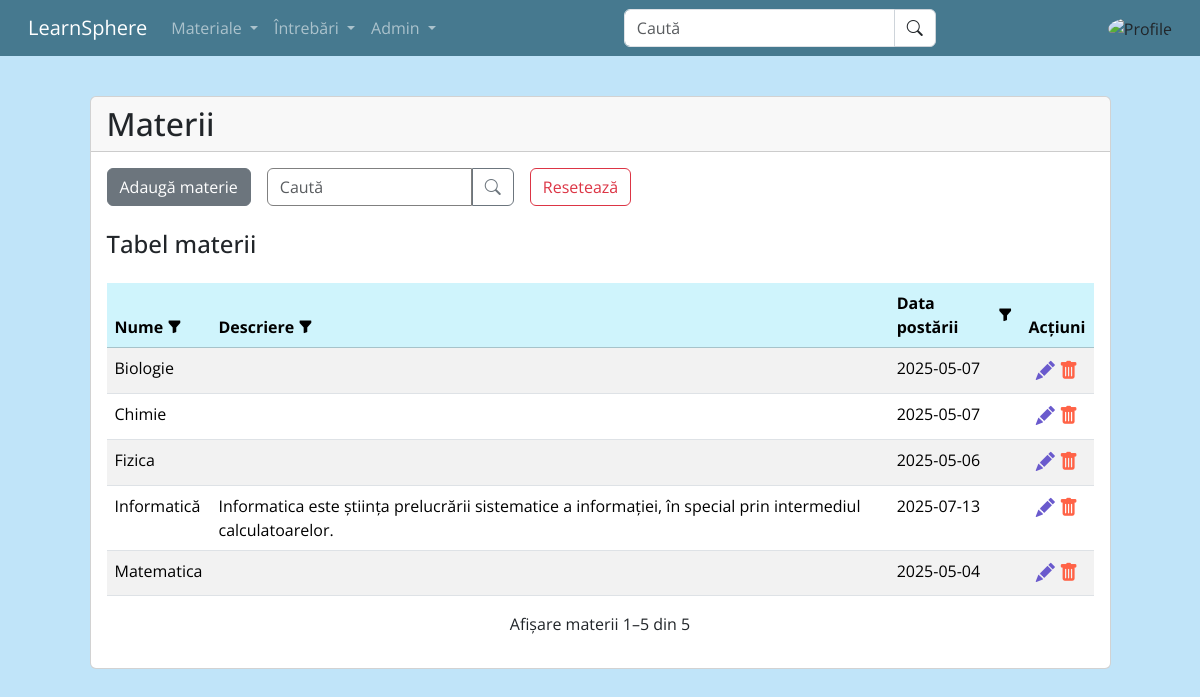
/admin/materii.php (signed in), run on the app's committed database.
### tables this page shows
CREATE TABLE `materii` (
  `materiiID` int(11) NOT NULL,
  `nume` varchar(255) NOT NULL,
  `descriere` varchar(255) DEFAULT NULL,
  `dataPostarii` date NOT NULL
);

### admin/materii.php (the view, shortened to what this page needs)
<?php
require_once(__DIR__ . "/../config.php");
?>
<!DOCTYPE html>
<html lang="en">
<head>
    <?php
    file_exists(__DIR__ . "/../module/head.php") ?
        require_once __DIR__ . "/../module/head.php" :
        die("Fisierul head nu a fost gasit!");
    ?>
    <link rel="stylesheet" href="../assets/stiluriAdmin.css">
</head>
<body>
    <?php
    file_exists(__DIR__ . "/../module/meniu.php") ?
        require_once __DIR__ . "/../module/meniu.php" :
        die("Fisierul meniu nu a fost gasit!");
    ?>
    <div class="container mt-5">
        <div class="row justify-content-center">
            <div class="col-lg-11">
                <div class="card">
                    <h2 class="card-header">Materii</h2>
                    <div class="card-body">
                        <div style="display: flex;">
                            <button type="button" class="btn btn-secondary" data-bs-toggle="modal"
                                data-bs-target="#modal_adauga_materie">
                                Adaugă materie
                            </button>
                            <form class="d-flex" role="search" method="GET" style="margin-left: 1rem;">
                                <input class="form-control searchBar" type="search" name="search" placeholder="Caută" aria-label="Search" style="border-color:gray"
                                    value="<?= isset($_GET['search']) ? htmlspecialchars($_GET['search']) : '' ?>">
                                <button class="btn btn-outline-secondary searchBtn" type="submit">
                                    <i class="bi bi-search"></i>
                                </button>
                                <a href="<?= strtok($_SERVER["REQUEST_URI"], '?') ?>" class="btn btn-outline-danger ms-3">Resetează</a>
                            </form>
                        </div>
                        <h4 class="card-title mt-4">Tabel materii</h4>
                        <table class="table mt-4 table-striped" id="tabel_utilizatori">
                            <?php
                            function sortLink($label, $column, $currentSort, $currentOrder)
                            {
                                if ($currentSort === $column) {
                                    $icon = $currentOrder === 'ASC'
                                        ? '<i class="bi bi-caret-up-fill ms-1"></i>'
                                        : '<i class="bi bi-caret-down-fill ms-1"></i>';
                                } else {
                                    $icon = '<i class="bi bi-funnel-fill"></i>';
                                }
                                $newOrder = ($currentSort === $column && $currentOrder === 'ASC') ? 'desc' : 'asc';
                                $query = http_build_query(array_merge($_GET, ['sort' => $column, 'order' => $newOrder]));
                                return "<a href='?{$query}' class='sort-header' title='Sortează după {$label}'>{$label} {$icon}</a>";
                            }
                            ?>
                            <?php
                            $allowedSortColumns = ['nume', 'descriere', 'dataPostarii'];
                            $sort = isset($_GET['sort']) && in_array($_GET['sort'], $allowedSortColumns) ? $_GET['sort'] : 'userID';
                            $order = (isset($_GET['order']) && strtolower($_GET['order']) === 'desc') ? 'DESC' : 'ASC';
                            ?>
                            <thead>
                                <tr class="table-info">
                                    <th><?= sortLink('Nume', 'nume', $sort, $order) ?></th>
                                    <th><?= sortLink('Descriere', 'descriere', $sort, $order) ?></th>
                                    <th><?= sortLink('Data postării', 'dataPostarii', $sort, $order) ?></th>
                                    <th class="text-center">Acțiuni</th>
                                </tr>
                            </thead>
                            <tbody>
                                <?php
                                $search = isset($_GET['search']) ? trim($_GET['search']) : '';
                                $page = isset($_GET['page']) && is_numeric($_GET['page']) ? (int) $_GET['page'] : 1;
                                $usersPerPage = 10;
                                $offset = ($page - 1) * $usersPerPage;
                                $allowedSortColumns = ['nume', 'descriere', 'dataPostarii'];
                                $sort = isset($_GET['sort']) && in_array($_GET['sort'], $allowedSortColumns) ? $_GET['sort'] : 'nume';
                                $order = (isset($_GET['order']) && strtolower($_GET['order']) === 'desc') ? 'DESC' : 'ASC';
                                if ($search !== '') {
                                    $stmtTotal = $conexiune->prepare("
                                        SELECT COUNT(*) FROM materii
                                        WHERE nume LIKE :search OR descriere LIKE :search
                                    ");
                                    $stmtTotal->execute(['search' => "%$search%"]);
                                } else {
                                    $stmtTotal = $conexiune->query("SELECT COUNT(*) FROM materii");
                                }
                                $totalMaterii = $stmtTotal->fetchColumn();
                                $startIndex = $offset + 1;
                                $endIndex = min($offset + $usersPerPage, $totalMaterii);
                                if ($search !== '') {
                                    $stmt = $conexiune->prepare("
                                        SELECT * FROM materii
                                        WHERE nume LIKE :search OR descriere LIKE :search
                                        ORDER BY $sort $order
                                        LIMIT :limit OFFSET :offset
                                    ");
                                    $stmt->bindValue(':search', "%$search%", PDO::PARAM_STR);
                                    $stmt->bindValue(':limit', $usersPerPage, PDO::PARAM_INT);
                                    $stmt->bindValue(':offset', $offset, PDO::PARAM_INT);
                                    $stmt->execute();
                                } else {
                                    $stmt = $conexiune->prepare("
                                        SELECT * FROM materii
                                        ORDER BY $sort $order
                                        LIMIT :limit OFFSET :offset
                                    ");
                                    $stmt->bindValue(':limit', $usersPerPage, PDO::PARAM_INT);
                                    $stmt->bindValue(':offset', $offset, PDO::PARAM_INT);
                                    $stmt->execute();
                                }
                                while ($rand = $stmt->fetch(PDO::FETCH_ASSOC)) {
                                    echo '<tr>
                                        <td style="display: none;">' . $rand["materiiID"] . '</td>
                                        <td>' . htmlspecialchars($rand["nume"] ?? '') . '</td>
                                        <td>' . htmlspecialchars($rand["descriere"] ?? '') . '</td>
                                        <td>' . htmlspecialchars($rand["dataPostarii"] ?? '') . '</td>
                                        <td class="text-center">
                                            <a id="' . $rand["materiiID"] . '" class="edit" title="Modifică" data-bs-toggle="modal" data-bs-target="#modal_modifica_materie"
                                            style="font-size: 1.2em; color: SlateBlue;"><i class="bi bi-pencil-fill"></i></a>
                                            <a id="' . $rand["materiiID"] . '" class="delete" href="#" title="Șterge" style="font-size: 1.2em; color: Tomato;"><i class="bi bi-trash-fill"></i></a>
                                        </td>
                                    </tr>';
                                }
                                ?>
                            </tbody>
                        </table>
                        <?php if ($totalMaterii > 0): ?>
                            <p class="text-center mt-2">Afișare materii <?= $startIndex ?>–<?= $endIndex ?> din <?= $totalMaterii ?></p>
                        <?php else: ?>
                            <p class="text-center mt-2">Nu s-au găsit materii.</p>
                        <?php endif; ?>
                    </div>
                </div>
            </div>
        </div>
    </div>
</body>
</html>

### assets/stiluri.css (style rules this page uses)
body { font-family: "Open Sans", sans-serif; background-color: #c0e4f9; padding-top: 3em; }

### assets/stiluriAdmin.css (style rules this page uses)
.container { padding-bottom: 2.5em; }
.sort-header { text-decoration: none; color: inherit; cursor: pointer; font-weight: bold; display: inline-flex; align-items: center; gap: 0.25rem; transition: color 0.2s; }
.sort-header i { font-size: 0.9rem; vertical-align: middle; }
.searchBar { border-top-right-radius: 0; border-bottom-right-radius: 0; }
.searchBtn { border-top-left-radius: 0; border-bottom-left-radius: 0; }

### data on the page
materii: nume "Biologie", dataPostarii "2025-05-07"
materii: nume "Chimie", dataPostarii "2025-05-07"
materii: nume "Fizica", dataPostarii "2025-05-06"
materii: nume "Informatică", descriere "Informatica este știința prelucrării sistematice a informației, în special prin intermediul calculatoarelor.", dataPostarii "2025-07-13"
materii: nume "Matematica", dataPostarii "2025-05-04"

### other printed values
$label "Nume Descriere Data postării"
$startIndex "1"
$endIndex "5"
$totalMaterii "5"
